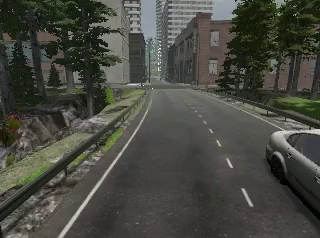
#> input picture road_pic/lane_10.jpg, 320 x 238 px
$ python -i preprocess.py   (imports and definitions only)
#> lines starting #> are read from the running program, lines starting #| are printed output that depends on the picture; after the words box and inside, x2 and y2 are one past the last pixel; in counts of white or black regions, pixels touching at a corner belong together
import cv2
import numpy as np
import time
from sklearn.mixture import GaussianMixture


def oversaturated_filter(img):
    hsv_img = cv2.cvtColor(img, cv2.COLOR_BGR2HSV)
    mask = cv2.inRange(hsv_img, np.array([0, 0, 0]), np.array([180, 35, 255]))
    hsv_img = cv2.bitwise_and(hsv_img, hsv_img, mask=mask)

    for i in range(mask.shape[0]):
        for j in range(mask.shape[1]):
            if mask[i][j] == 0:
                return cv2.cvtColor(hsv_img, cv2.COLOR_HSV2RGB), (i, j)

def resize(img, type):
    if type == 'dataset':
        return img[20: 238, :318]

    return img[img.shape[0] // 3:]


def data_preprocess(file_name):
#> called with file_name = 'road_pic/lane_10.jpg'
    res = cv2.imread(file_name)
#> res is the input picture: shape (238, 320, 3); mean B, G, R 64.7, 72.4, 71.5
    res = resize(res, 'dataset')
#> in resize, `return img[20: 238, :318]`:
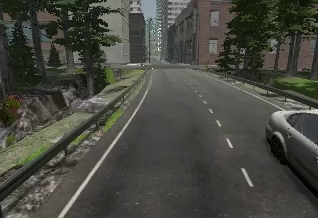
#> returned value: shape (218, 318, 3); mean of channels 0, 1, 2 64.3, 71.9, 71.5; drawn as B, G, R
    res, _ = oversaturated_filter(res)
#> in oversaturated_filter, `hsv_img = cv2.cvtColor(img, cv2.COLOR_BGR2HSV)`: hsv_img: shape (218, 318, 3); mean H, S, V 32, 39.4, 73.4
#> in oversaturated_filter, `mask = cv2.inRange(hsv_img, np.array([0, 0, 0]), np.array([180, 35, 25..`:
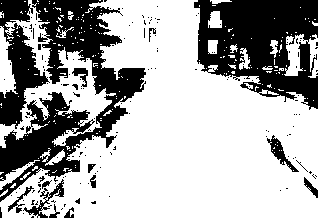
#> mask: shape (218, 318); 66.3% white; 173 black regions (158 under 20 px), largest, box (x1, y1, x2, y2) and area: (0, 0, 146, 202) 10086, (194, 0, 318, 110) 8651, (0, 0, 50, 129) 2847
#> in oversaturated_filter, `hsv_img = cv2.bitwise_and(hsv_img, hsv_img, mask=mask)`: hsv_img: shape (218, 318, 3); mean H, S, V 20.2, 12.6, 53
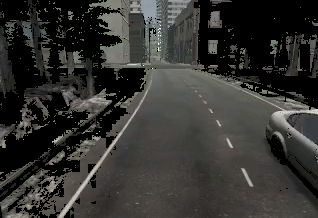
#> res: shape (218, 318, 3); mean R, G, B 52.4, 51.9, 49.1
    res = cv2.cvtColor(res, cv2.COLOR_RGB2GRAY)
#> res: shape (218, 318)

    # [5 lines of commented-out code are left out]
    return res

def preprocess(img):
    res = resize(img, 'none')
    start = time.time()
    res, black_point = oversaturated_filter(res)
    res = cv2.cvtColor(res, cv2.COLOR_RGB2GRAY)
    print("Preprocessing in " + str(time.time() - start))
    return res, black_point

>>> result = data_preprocess('road_pic/lane_10.jpg')

$ run again, on road_pic/lane_118.jpg
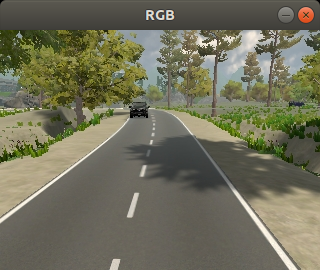
#> input picture road_pic/lane_118.jpg, 320 x 270 px
#> in data_preprocess, res is the input picture: shape (270, 320, 3); mean B, G, R 90.2, 111.3, 112.3
#> in oversaturated_filter, `mask = cv2.inRange(hsv_img, np.array([0, 0, 0]), np.array([180, 35, 25..`:
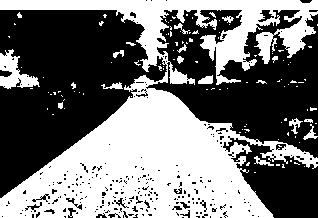
#> mask: shape (218, 318); 45.8% white; 117 white regions (98 under 20 px), largest, box (x1, y1, x2, y2) and area: (0, 0, 318, 218) 29822, (0, 49, 40, 89) 748, (198, 75, 213, 84) 97
#> in data_preprocess, `res, _ = oversaturated_filter(res)`:
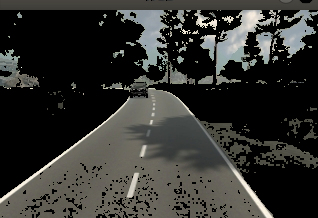
#> res: shape (218, 318, 3); mean R, G, B 50.3, 50.3, 47.1
